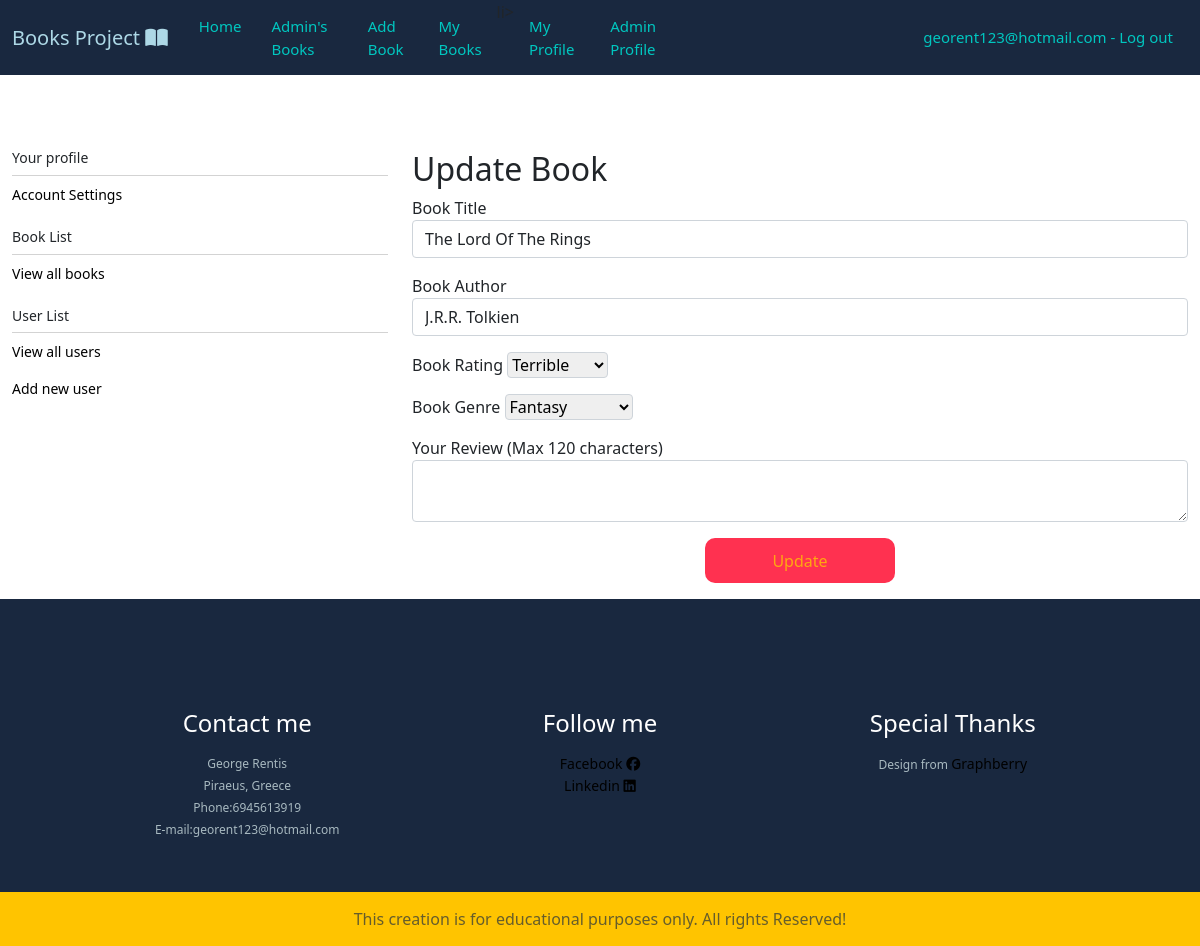
The page /admin/books/1 (signed in) on the database its author committed.
### models.py (models this page shows, shortened)
class User(UserMixin,db.Model):
    id = db.Column(db.Integer, primary_key = True)
    username = db.Column(db.String(120),index=True,unique=True)
    email = db.Column(db.String(120),index=True,unique=True)
    password_hash = db.Column(db.String(120))
    is_admin = db.Column(db.Boolean,index=False,default=False)
    joined_at = db.Column(db.DateTime(),index=True,default = datetime.utcnow)

class Book(db.Model):
    id = db.Column(db.Integer, primary_key = True)
    title = db.Column(db.String(40),index=True,unique=True)
    author = db.Column(db.String(40),index=True,unique = False)
    rating = db.Column(db.Integer, index = True,unique = False)
    genre = db.Column(db.Integer, index= True, unique = False)
    review = db.Column(db.String(120), index=True, unique= False)
    username = db.Column(db.String(120), index = True, unique=False)

### routes.py (the view)
@app.route("/admin/books/<int:book_id>",methods=["GET","POST"])
@login_required
def admin_update(book_id):
    if current_user.is_authenticated and current_user.is_admin==True:
        bookform = forms.UpdateBookForm()
        book = Book.query.get(book_id)
        if bookform.validate_on_submit():
            book.title = bookform.title.data
            book.author = bookform.author.data
            book.review = bookform.review.data
            book.rating = int(bookform.rating.data)
            db.session.commit()
        return render_template('book_update.html',template_form = bookform,book = book)

### forms.py
class UpdateBookForm(FlaskForm):
    title = StringField("Book Title",validators=[DataRequired()])
    author = StringField("Book Author",validators=[DataRequired()])
    rating =  SelectField("Book Rating",choices=[(1,'Terrible'),(2,'Poor'),(3,'Decent'),(4,'Very Good'),(5,'Amazing')])
    genre =  SelectField("Book Genre",choices=[('Fantasy','Fantasy'),('Horror','Horror'),('Mystery','Mystery'),
    ('Romance','Romance'),('Literature','Literature'),('Graphic Novel',"Graphic Novel")])
    review = TextAreaField("Your Review (Max 120 characters)",validators=[DataRequired()])
    submit = SubmitField("Update")

### routes.py (called while the page is built)
@login_manager.user_loader
def load_user(user_id):
    return User.query.get(int(user_id))

### templates/book_update.html (shortened to what this page needs)
{% extends 'base.html' %}
{% block content %}
<div class="container-fluid">
    <div class="row admin-menu">
        <div class="col-sm-4" >
          <h5>Your profile</h5>
          <ul class="list-unstyled" style="  border-top: 1px solid lightgray;  line-height: 36px;">
            <li><a href="#" class="profile_links">Account Settings</a></li>
          </ul>
          <h5>Book List</h5>
          <ul class="list-unstyled" style="  border-top: 1px solid lightgray;  line-height: 36px;">
              <li> <a href="{{url_for('admin_books')}}">View all books</a>
              </li>
          </ul>
          <h5>User List</h5>
          <ul class="list-unstyled" style="  border-top: 1px solid lightgray;  line-height: 36px;">
              <li> <a href="#">View all users</a>
              </li>
            <li><a href="#">Add new user</a>
            </li>
          </ul>
    </div>
    <div class="col-sm-8">
        <h2>Update Book</h2>
        <form method ="POST">
            <div class="form-group">
                <p>
                    {{ template_form.title.label}}
                    {{ template_form.title(class_="form-control",value=book.title)}}
                </p>
            </div>
            <div class="form-group">
                <p>
                    {{ template_form.author.label}}
                    {{ template_form.author(class_="form-control",value=book.author)}}
                </p>
            </div>
            <div class="form-group">
                <p>
                    {{ template_form.rating.label}}
                    {{ template_form.rating(class_="rating-button", value = book.rating)}}
                </p>
            </div>
            <div class="form-group">
                <p>
                    {{ template_form.genre.label}}
                    {{ template_form.genre(class_="rating-button", value = book.genre)}}
                </p>
            </div>
            <div class="form-group">
                <p>
                    {{ template_form.review.label}}
                    {{ template_form.review(class_="form-control",value = book.review)}}
                </p>
            </div>
            {{ template_form.submit(class_="btn btn-primary submit-btn")}}
        </form>
    </div>
{% endblock %}

### templates/nav_bar.html (shortened to what this page needs)
<nav class="navbar navbar-expand-lg navbar-light" id="my_nav">
  <div class="container-fluid">
      <a class="navbar-brand" href="{{url_for('index')}}" id="brand">Books Project <i class="fas fa-book-open"></i>
      </a>
      <div class="collapse navbar-collapse" id="navbarSupportedContent">
        <ul class="navbar-nav ml-auto">
          <li><a class="nav-link active" href="{{url_for('index')}}" id="item">Home</a></li>
          <li> <a class="nav-link" href="{{url_for('books')}}" id="item">Admin's Books</a></li>
          {% if current_user.is_authenticated %}
            <li> <a class="nav-link" href="{{url_for('add_book')}}" id="item">Add Book</a></li>
            <li> <a class="nav-link" href="{{url_for('user_books')}}" id="item">My Books</a></li>
            li> <a class="nav-link" href="#" id="item">My Profile</a></li>
          {% endif %}
          {% if current_user.is_authenticated and current_user.is_admin == True %}
            <li> <a class="nav-link" href="{{url_for('admin')}}" id="item">Admin Profile</a></li>
          {% endif %}
        </ul>
      </div>
      <div class ="collapse navbar-collapse justify-content-end" id="navbarSupportedContent">
        <ul class="navbar-nav ml-auto">
          {% if current_user.is_authenticated %}
            <li>  <a class="nav-link " href="{{url_for('logout')}}" id="item">{{current_user.email}} - Log out</a></li>
          {% else %}
            <li> <a class="nav-link" href="{{url_for('login')}}" id="item">Log In</a></li>
          {% endif %}
        </ul>
      </div>
    </div>
  </nav>
  {% block content %}
  {% endblock %}
  <div class="info container-fluid">
    <div class="row info-row">
        <div class = "col-sm-4 finfo">
            <h4>Contact me</h4>
            <ul>
                <li>George Rentis</li>
                <li>Piraeus, Greece</li>
                <li>Phone:6945613919</li>
                <li>E-mail:georent123@hotmail.com</li>
            </ul>
        </div>
        <div class = "col-sm-4 finfo">
            <h4>Follow me</h4>
            <ul>
                <li><a href="https://www.facebook.com/george.rent.102/"> Facebook  <i class="fab fa-facebook"></i></a></li>
                <li><a href="https://gr.linkedin.com/in/george-rentis-143bb2114"> Linkedin  <i class="fab fa-linkedin"></i></a></li>
            </ul>
        </div>
        <div class = "col-sm-4 finfo">
            <h4>Special Thanks</h4>
            <ul>
                <li>Design from <a href="https://www.graphberry.com/"> Graphberry </a></li>
            </ul>
        </div>
    </div>
</div>
<div class="footer container-fluid">
    <span>This creation is for educational purposes only. All rights Reserved!</span>
</div>

### static/styles.css (style rules this page uses)
.row { margin-top: 75px; }
.footer { background-color: #ffc400; text-align: center; color:#665d2b; padding:15px; }
.info { background-color: #19283f; color:#a8b9c0; }
.finfo { padding-top: 35px; padding-bottom: 35px; text-align: center; }
.info ul li { display:inherit; font-size:12px; line-height: 22px; list-style: none; }
.info ul { padding:0; }
.info a { color:#a8b9c0; text-decoration: none; }
.info h4 { margin-bottom:15px; color:#FFFF; }
.info-row { margin-left: 5%; margin-right: 5%; }
.submit-btn { background-color: #ff3150; color:#ffa711; border-radius:10px; width:190px; border:0; height:45px; text-align: center; display: block; margin: 0 auto; }
.admin-menu h5 { font-size: 14px; }
.admin-menu a { list-style: none; color:black; font-size:14px; text-decoration: none; }
#my_nav { background-color:#19283f; padding: 0; }
#item { color:#00c7c0; font-size: 15px; padding:15px; }
#brand { color:#ADD8E6 }
.rating-button { border-radius: .25rem; border: 1px solid #ced4da; transition: border-color .15s ease-in-out,box-shadow .15s ease-in-out; }

### rows shown on the page
User: email "georent123@hotmail.com"
Book: title "The Lord Of The Rings", author "J.R.R. Tolkien", rating "Terrible", genre "Fantasy"

### other values the page prints
{{ template_form.title.label }} "Book Title"
{{ template_form.author.label }} "Book Author"
{{ template_form.rating.label }} "Book Rating"
{{ template_form.genre.label }} "Book Genre"
{{ template_form.review.label }} "Your Review (Max 120 characters)"
